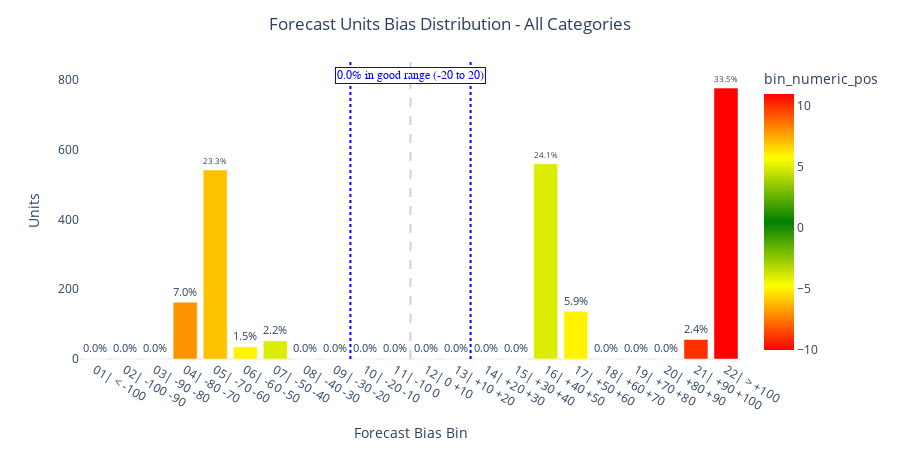

The notebook cell saved with this chart:
### Code cell
FEVAL.plot_accuracy_distribution(evaluation_data_category, method=METHOD).show()

### Figure 1 — Plotly figure (JSON) as saved in the notebook; plotly's stock layout.template omitted (floating-point values rounded to 4 significant figures)
{"data": [{"alignmentgroup": "True", "hovertemplate": "Forecast Bias Bin=%{x}<br>Units=%{y}<br>percentage_of_target=%{text}<br>bin_numeric_pos=%{marker.color}<extra></extra>", "legendgroup": "", "marker": {"color": [-10, -9, -8, -7, -6, -5, -4, -3, -2, -1, 0, 1, 2, 3, 4, 5, 6, 7, 8, 9, 10, 11], "coloraxis": "coloraxis", "pattern": {"shape": ""}}, "name": "", "offsetgroup": "", "orientation": "v", "showlegend": false, "text": [0, 0, 0, 7, 23.3, 1.5, 2.2, 0, 0, 0, 0, 0, 0, 0, 0, 24.1, 5.9, 0, 0, 0, 2.4, 33.5], "textposition": "outside", "texttemplate": "%{text:.1f}%", "type": "bar", "x": ["01| < -100", "02| -100 -90", "03| -90 -80", "04| -80 -70", "05| -70 -60", "06| -60 -50", "07| -50 -40", "08| -40 -30", "09| -30 -20", "10| -20 -10", "11| -10 0", "12| 0 +10", "13| +10 +20", "14| +20 +30", "15| +30 +40", "16| +40 +50", "17| +50 +60", "18| +60 +70", "19| +70 +80", "20| +80 +90", "21| +90 +100", "22| > +100"], "xaxis": "x", "y": [0, 0, 0, 163, 542, 35, 52, 0, 0, 0, 0, 0, 0, 0, 0, 560, 137, 0, 0, 0, 56, 777], "yaxis": "y"}], "layout": {"annotations": [{"bgcolor": "white", "bordercolor": "#0000ff", "borderwidth": 1, "font": {"color": "#0000ff", "family": "Arial", "size": 12}, "showarrow": false, "text": "0.0% in good range (-20 to 20)", "x": 10.5, "y": 812.0}], "barmode": "relative", "coloraxis": {"colorbar": {"title": {"text": "bin_numeric_pos"}}, "colorscale": [[0, "red"], [0.25, "yellow"], [0.5, "green"], [0.75, "yellow"], [1, "red"]]}, "height": 450, "legend": {"tracegroupgap": 0}, "margin": {"t": 60}, "shapes": [{"line": {"color": "#ccccff", "dash": "dash"}, "type": "line", "x0": 10.5, "x1": 10.5, "y0": 0, "y1": 854.7}, {"line": {"color": "#0000ff", "dash": "dot"}, "type": "line", "x0": 8.5, "x1": 8.5, "y0": 0, "y1": 854.7}, {"line": {"color": "#0000ff", "dash": "dot"}, "type": "line", "x0": 12.5, "x1": 12.5, "y0": 0, "y1": 854.7}], "title": {"text": "Forecast Units Bias Distribution - All Categories", "x": 0.5}, "width": 900, "xaxis": {"anchor": "y", "domain": [0, 1], "showgrid": false, "title": {"text": "Forecast Bias Bin"}}, "yaxis": {"anchor": "x", "domain": [0, 1], "showgrid": false, "title": {"text": "Units"}}}}
